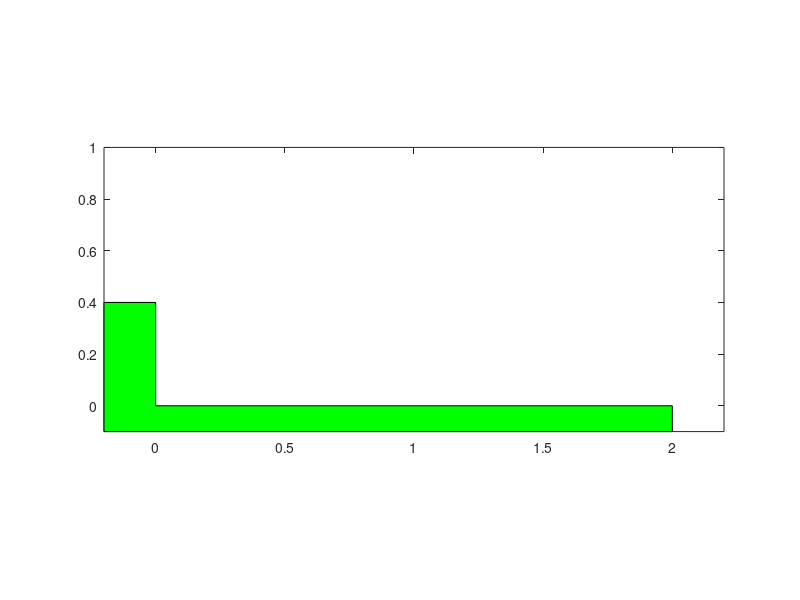

This chart was generated by the following MATLAB code: (Note: this script raises an error after producing the figure.)
clc;clear all;close all;
window=figure('name','spring_mass');
set(window,'numbertitle','off','color','w','menubar','none','resize','off');
fill([-0.2 2 2 0 0 -0.2 -0.2],[-0.1 -0.1 0 0 0.4 0.4 -0.1],'g');
axis equal;
axis([-0.2 2.2 -.1 1]);
[T,Y]=ode45(@navasan,0:0.01:10,[0.6 0]);
hold on;
x4=0:0.01:1;
spring=plot(x4,0.05.*sin(80.*x4)+0.2);
mass=fill([0.7 1.3 1.3 0.7],[0.1 0.1 0.3 0.3],'k');
theta=0:0.01:pi/2;
t=0:0.01:2*pi;
x1=[0 0.05 0.05*cos(theta) 0];
y1=[0 0 0.05*sin(theta) 0.05];
x2=[0 -0.05 0.05*cos(theta+pi) 0];
y2=[0 0 0.05*sin(theta+pi) -0.05];
x3=1+0.05*cos(t);
y3=0.05+0.05*sin(t);
wheel1=fill(x1,y1,'k');
wheel2=fill(x2,y2,'k');
wheel3=plot(x3,y3);
for ii=1:length(T)
    set(mass,'xdata',[0.7 1.3 1.3 0.7]+Y(ii,1))
    set(wheel1,'xdata',x1*cos(-Y(ii,1)/0.05)-y1*sin(-Y(ii,1)/0.05)+1+Y(ii,1),'ydata',...
        x1*sin(-Y(ii,1)/0.05)+y1*cos(-Y(ii,1)/0.05)+0.05);
    set(wheel2,'xdata',x2*cos(-Y(ii,1)/0.05)-y2*sin(-Y(ii,1)/0.05)+1+Y(ii,1),'ydata',...
        x2*sin(-Y(ii,1)/0.05)+y2*cos(-Y(ii,1)/0.05)+0.05);
    set(wheel3,'xdata',1+0.05*cos(t)+Y(ii,1));
    set(spring,'xdata',x4*(0.7+Y(ii,1)));
  

    pause(0.01);
end

function dx=navasan(t,x)
dx=[0 0]';
dx(1)=x(2);
dx(2)=-20/40*x(2)-2000/40*x(1);
end
